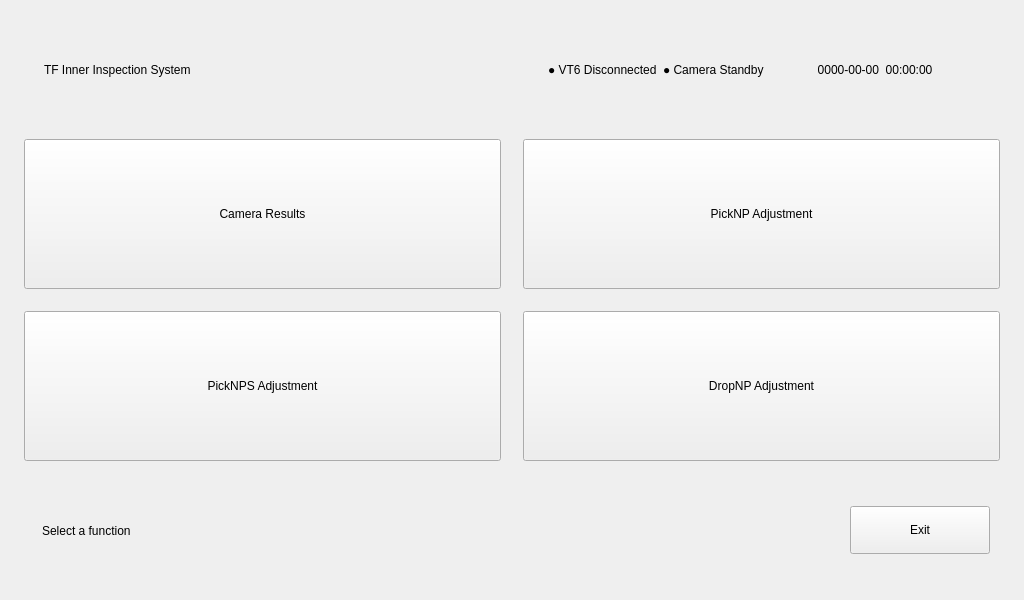
<?xml version="1.0" encoding="UTF-8"?>
<ui version="4.0">
 <class>MainWindow</class>
 <widget class="QMainWindow" name="MainWindow">
  <property name="geometry">
   <rect>
    <x>0</x>
    <y>0</y>
    <width>1024</width>
    <height>600</height>
   </rect>
  </property>
  <property name="minimumSize">
   <size>
    <width>800</width>
    <height>480</height>
   </size>
  </property>
  <property name="windowTitle">
   <string>TF Inner Inspection System</string>
  </property>
  <widget class="QWidget" name="centralWidget">
   <layout class="QVBoxLayout" name="mainLayout" stretch="0,1,0">
    <property name="spacing">
     <number>18</number>
    </property>
    <property name="leftMargin">
     <number>24</number>
    </property>
    <property name="topMargin">
     <number>18</number>
    </property>
    <property name="rightMargin">
     <number>24</number>
    </property>
    <property name="bottomMargin">
     <number>18</number>
    </property>
    <item>
     <widget class="QFrame" name="headerFrame">
      <property name="minimumSize">
       <size>
        <width>0</width>
        <height>72</height>
       </size>
      </property>
      <property name="frameShape">
       <enum>QFrame::NoFrame</enum>
      </property>
      <layout class="QHBoxLayout" name="headerLayout">
       <property name="leftMargin">
        <number>20</number>
       </property>
       <property name="topMargin">
        <number>10</number>
       </property>
       <property name="rightMargin">
        <number>20</number>
       </property>
       <property name="bottomMargin">
        <number>10</number>
       </property>
       <item>
        <widget class="QLabel" name="lblTitle">
         <property name="text">
          <string>TF Inner Inspection System</string>
         </property>
        </widget>
       </item>
       <item>
        <spacer name="headerSpacer">
         <property name="orientation">
          <enum>Qt::Horizontal</enum>
         </property>
         <property name="sizeHint" stdset="0">
          <size>
           <width>40</width>
           <height>20</height>
          </size>
         </property>
        </spacer>
       </item>
       <item>
        <widget class="QLabel" name="lblVt6Status">
         <property name="statusOk" stdset="0">
          <bool>false</bool>
         </property>
         <property name="text">
          <string>● VT6 Disconnected</string>
         </property>
        </widget>
       </item>
       <item>
        <widget class="QLabel" name="lblCameraStatus">
         <property name="statusOk" stdset="0">
          <bool>false</bool>
         </property>
         <property name="text">
          <string>● Camera Standby</string>
         </property>
        </widget>
       </item>
       <item>
        <widget class="QLabel" name="lblClock">
         <property name="minimumSize">
          <size>
           <width>210</width>
           <height>0</height>
          </size>
         </property>
         <property name="alignment">
          <set>Qt::AlignCenter</set>
         </property>
         <property name="text">
          <string>0000-00-00  00:00:00</string>
         </property>
        </widget>
       </item>
      </layout>
     </widget>
    </item>
    <item>
     <layout class="QGridLayout" name="menuGrid">
      <property name="horizontalSpacing">
       <number>22</number>
      </property>
      <property name="verticalSpacing">
       <number>22</number>
      </property>
      <item row="0" column="0">
       <widget class="QPushButton" name="btnCameraMonitor">
        <property name="minimumSize">
         <size>
          <width>280</width>
          <height>150</height>
         </size>
        </property>
        <property name="menuButton" stdset="0">
         <bool>true</bool>
        </property>
        <property name="text">
         <string>Camera Results</string>
        </property>
       </widget>
      </item>
      <item row="0" column="1">
       <widget class="QPushButton" name="btnPickNP">
        <property name="minimumSize">
         <size>
          <width>280</width>
          <height>150</height>
         </size>
        </property>
        <property name="menuButton" stdset="0">
         <bool>true</bool>
        </property>
        <property name="text">
         <string>PickNP Adjustment</string>
        </property>
       </widget>
      </item>
      <item row="1" column="0">
       <widget class="QPushButton" name="btnPickNPS">
        <property name="minimumSize">
         <size>
          <width>280</width>
          <height>150</height>
         </size>
        </property>
        <property name="menuButton" stdset="0">
         <bool>true</bool>
        </property>
        <property name="text">
         <string>PickNPS Adjustment</string>
        </property>
       </widget>
      </item>
      <item row="1" column="1">
       <widget class="QPushButton" name="btnDropNP">
        <property name="minimumSize">
         <size>
          <width>280</width>
          <height>150</height>
         </size>
        </property>
        <property name="menuButton" stdset="0">
         <bool>true</bool>
        </property>
        <property name="text">
         <string>DropNP Adjustment</string>
        </property>
       </widget>
      </item>
     </layout>
    </item>
    <item>
     <widget class="QFrame" name="footerFrame">
      <property name="minimumSize">
       <size>
        <width>0</width>
        <height>58</height>
       </size>
      </property>
      <property name="frameShape">
       <enum>QFrame::NoFrame</enum>
      </property>
      <layout class="QHBoxLayout" name="footerLayout">
       <property name="leftMargin">
        <number>18</number>
       </property>
       <property name="rightMargin">
        <number>10</number>
       </property>
       <item>
        <widget class="QLabel" name="lblFooter">
         <property name="text">
          <string>Select a function</string>
         </property>
        </widget>
       </item>
       <item>
        <spacer name="footerSpacer">
         <property name="orientation">
          <enum>Qt::Horizontal</enum>
         </property>
         <property name="sizeHint" stdset="0">
          <size>
           <width>40</width>
           <height>20</height>
          </size>
         </property>
        </spacer>
       </item>
       <item>
        <widget class="QPushButton" name="btnExit">
         <property name="minimumSize">
          <size>
           <width>140</width>
           <height>48</height>
          </size>
         </property>
         <property name="text">
          <string>Exit</string>
         </property>
        </widget>
       </item>
      </layout>
     </widget>
    </item>
   </layout>
  </widget>
 </widget>
 <resources/>
 <connections/>
</ui>
